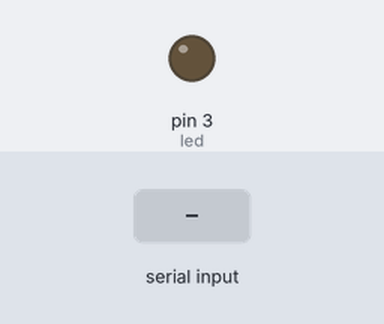
A sketch run on a simulated Arduino Uno, built with avr-gcc and run on an emulated ATmega328P. On the bench: output pins drawn as LEDs (lit = HIGH). Inputs (shaded band) come from the test bench. What the sketch prints to the serial monitor is not drawn.

Above: at 1.2 s.
1.3 s: "1" received over the second serial link
At 2.2 s:
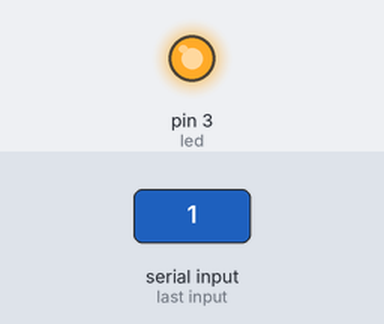
Timing chart, 0 to 4.3 s (numbered marks = the images above; inputs shaded):
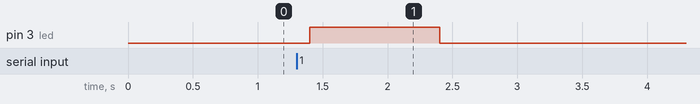

Measured:
- after the input at 1.3 s, pin 3 (led): LOW → HIGH after 0.10 s, → LOW 1.0 s later

The sketch:

Envia_y_recibe_datos.ino
```cpp
#include <SoftwareSerial.h> //Incluir Libreria SoftwareSerial
SoftwareSerial MOD_SIM800L(8, 9); // pines del arduino uno D8 y D9
 //(RX, TX Del Módulo SIM800l)
int led=3;

void setup(){
  Serial.begin(9600);
  MOD_SIM800L.begin(9600);
  pinMode(led,OUTPUT);
}
void loop(){
/* Se obtiene el número de bytes (caracteres) disponibles para su
lectura desde el puerto serie. */
if (MOD_SIM800L.available()){
  digitalWrite(led,1);
  delay(1000);
  Serial.write(MOD_SIM800L.read());
}

digitalWrite(led,0);
delay(200);

if (Serial.available()){
  while(Serial.available()) {
    MOD_SIM800L.write(Serial.read());
  }
  MOD_SIM800L.println();
}

}
```
